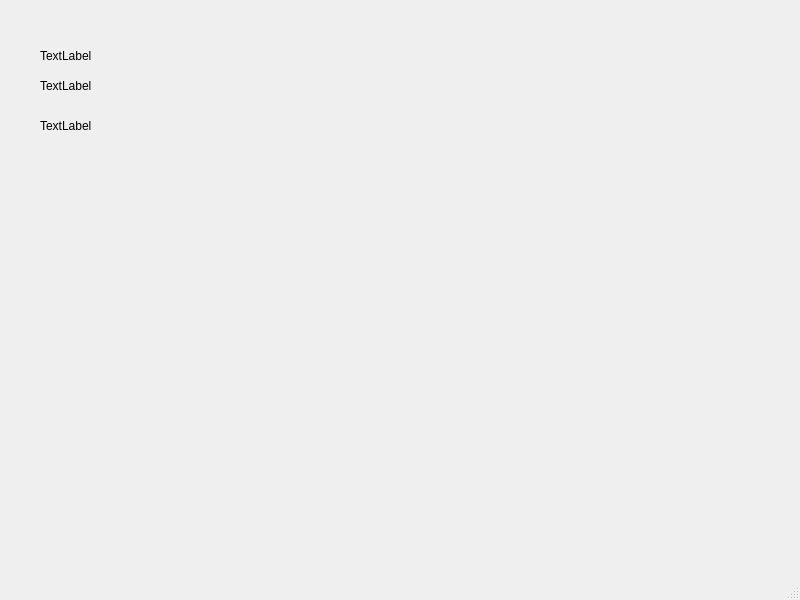
<?xml version="1.0" encoding="UTF-8"?>
<ui version="4.0">
 <class>MainWindow</class>
 <widget class="QMainWindow" name="MainWindow">
  <property name="geometry">
   <rect>
    <x>0</x>
    <y>0</y>
    <width>800</width>
    <height>600</height>
   </rect>
  </property>
  <property name="windowTitle">
   <string>MainWindow</string>
  </property>
  <widget class="QWidget" name="centralwidget">
   <widget class="QLabel" name="appVersionLabel">
    <property name="geometry">
     <rect>
      <x>40</x>
      <y>40</y>
      <width>161</width>
      <height>31</height>
     </rect>
    </property>
    <property name="text">
     <string>TextLabel</string>
    </property>
   </widget>
   <widget class="QLabel" name="buildNoLabel">
    <property name="geometry">
     <rect>
      <x>40</x>
      <y>70</y>
      <width>161</width>
      <height>31</height>
     </rect>
    </property>
    <property name="text">
     <string>TextLabel</string>
    </property>
   </widget>
   <widget class="QLabel" name="commitHashLabel">
    <property name="geometry">
     <rect>
      <x>40</x>
      <y>110</y>
      <width>161</width>
      <height>31</height>
     </rect>
    </property>
    <property name="text">
     <string>TextLabel</string>
    </property>
   </widget>
  </widget>
  <widget class="QMenuBar" name="menubar">
   <property name="geometry">
    <rect>
     <x>0</x>
     <y>0</y>
     <width>800</width>
     <height>21</height>
    </rect>
   </property>
  </widget>
  <widget class="QStatusBar" name="statusbar"/>
 </widget>
 <resources/>
 <connections/>
</ui>
